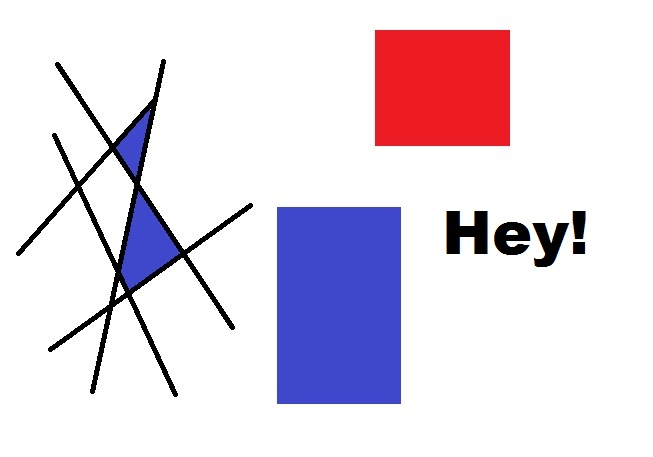
#> input picture Misc/corner_detection_sample.jpg, 653 x 457 px, given in place of the camera
$ python morphological_transformations.py
#> lines starting #> are read from the running program, lines starting #| are printed output that depends on the picture; after the words box and inside, x2 and y2 are one past the last pixel; in counts of white or black regions, pixels touching at a corner belong together
'''
Created on 7. 10. 2017

@author: Hijtec
'''
import cv2
import numpy as np

cap = cv2.VideoCapture(0);

while (True):
    ret, frame = cap.read();
#> frame is the input picture: shape (457, 653, 3); mean B, G, R 229.7, 216.9, 227
    hsv = cv2.cvtColor(frame, cv2.COLOR_BGR2HSV);
#> hsv: shape (457, 653, 3); mean H, S, V 26.7, 32.8, 240.3

    #HSV = Hue, Saturation, Value
    lower_red = np.array([80,100,50]);
    upper_red = np.array([130,255,200]);

    mask = cv2.inRange(hsv, lower_red, upper_red);
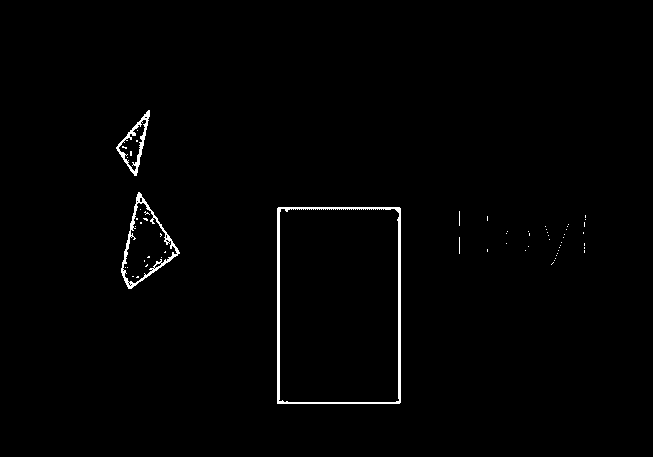
#> mask: shape (457, 653); 1% white; 61 white regions (58 under 20 px), largest, box (x1, y1, x2, y2) and area: (277, 207, 401, 404) 1727, (121, 192, 180, 289) 745, (116, 110, 150, 176) 467
    res = cv2.bitwise_and(frame, frame, mask = mask);

    kernel = np.ones((5,5), np.uint8);
    erosion = cv2.erode(mask, kernel, iterations = 1); #tries to get rid of noise (creates some too tho)
#> erosion: shape (457, 653); every value is 0
    dilation = cv2.dilate(mask, kernel, iterations = 1); #tries to capture every change of demanded mask in feed
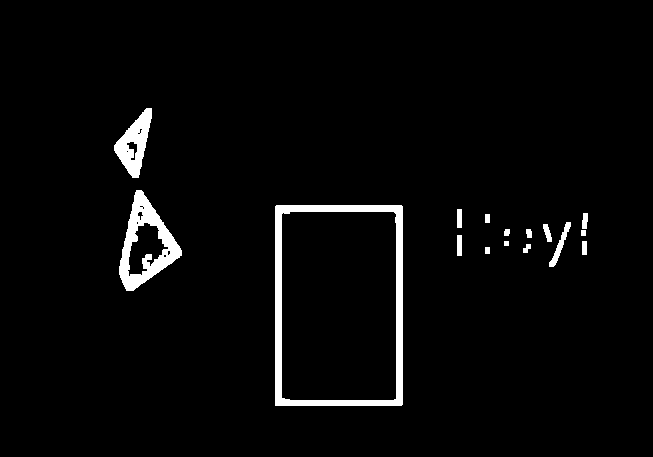
#> dilation: shape (457, 653); 3% white; 16 white regions, largest, box (x1, y1, x2, y2) and area: (275, 205, 403, 406) 4330, (119, 190, 182, 291) 2437, (114, 108, 152, 178) 1310

    opening = cv2.morphologyEx(mask, cv2.MORPH_OPEN, kernel) # gets rid of false positives (background noise)
    closing = cv2.morphologyEx(mask, cv2.MORPH_CLOSE, kernel) # gets rid of false negatives (noise in the demanded mask)
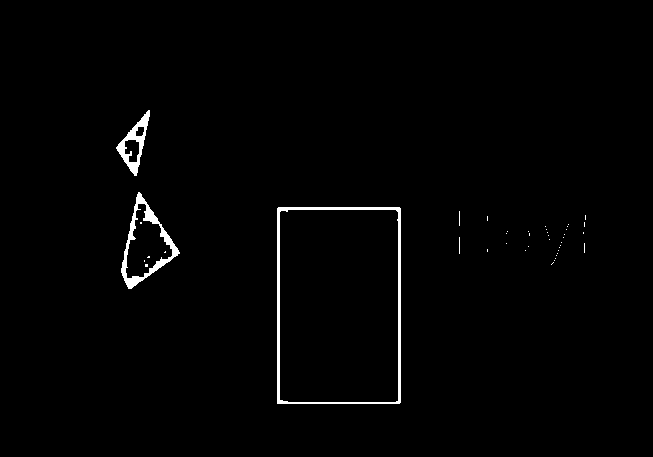
#> closing: shape (457, 653); 1.2% white; 42 white regions (39 under 20 px), largest, box (x1, y1, x2, y2) and area: (277, 207, 401, 404) 1798, (121, 192, 180, 289) 1107, (116, 110, 150, 176) 684

    cv2.imshow("frame",frame);
    cv2.imshow("res",res);
    cv2.imshow("erosion",erosion);
    cv2.imshow("dilation",dilation);
    cv2.imshow("opening",opening);
    cv2.imshow("closing",closing);

    if cv2.waitKey(1) & 0xFF == ord("q"):
#> (key q is pressed here)
        break

cv2.destroyAllWindows();
cap.release();
